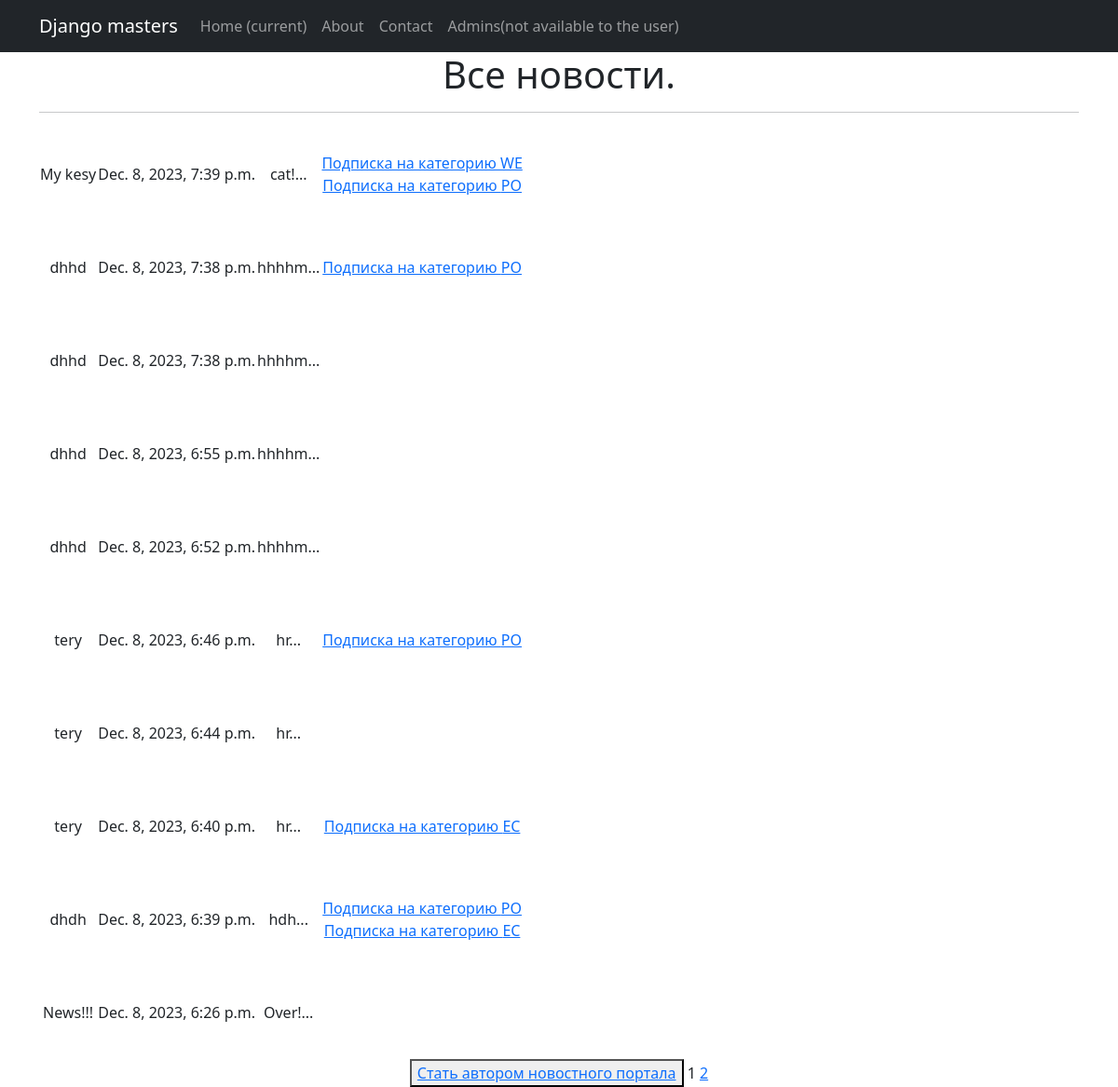
Before: /NewsPaper/ with the older database file.
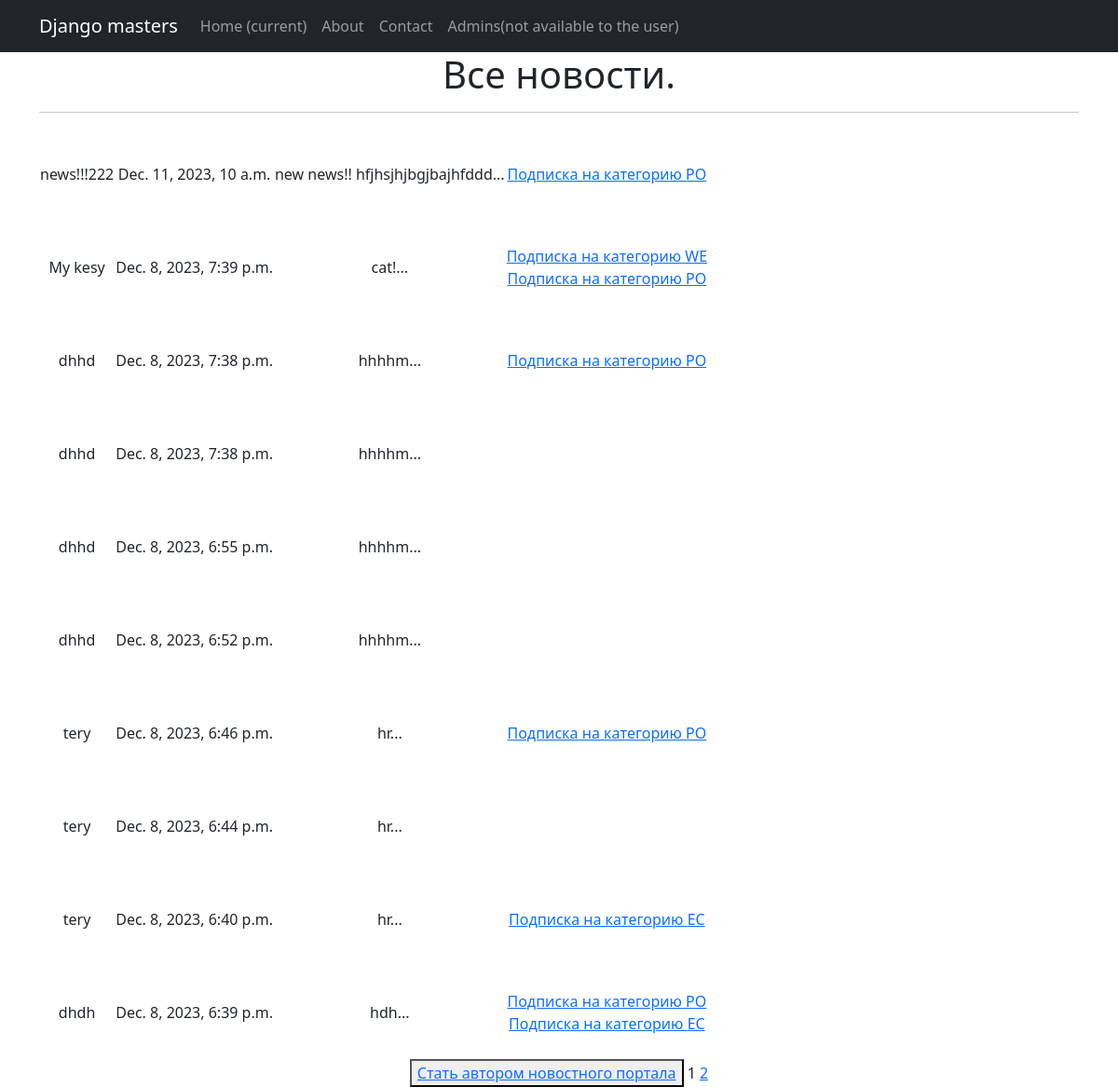
After: the same page with the newer database file.
### news/models.py (models this page shows, shortened)
class Post(models.Model):
    news = 'NE'
    article = 'AR'
    FIELD = [
        (news, 'Новость'),
        (article, 'Статья')
    ]
    article_or_news = models.CharField(max_length=2, choices=FIELD)
    data_time = models.DateTimeField(auto_now_add=True)
    name_news = models.CharField(max_length=255)
    text_news = models.TextField()
    rating_news = models.IntegerField(default=0)
    author_post = models.ForeignKey(Author, on_delete=models.CASCADE)
    post_category = models.ManyToManyField(Category, through='PostCategory')
    def preview(self):
        return self.text_news[0:124] + '...'

class Category(models.Model):
    world_events = 'WE'
    politics = 'PO'
    culture = 'CU'
    economics = 'EC'
    technology = 'TE'
    science = 'SC'
    CATEGORY_NEWS = [
        (world_events, 'События в мире'),
        (politics, 'Политика'),
        (culture, 'Культура'),
        (economics, 'Экономика'),
        (technology, 'Технологии'),
        (science, 'Наука')
    ]
    category_new = models.CharField(max_length=2, choices=CATEGORY_NEWS, unique=True)
    subscribers = models.ManyToManyField(User, through='AuthorCategory', related_name='categories')
    def __str__(self):
        return self.category_new

### news/views.py (the view)
# urls.py: path('', cache_page(60)(NewsList.as_view()), name='news_list'),
class NewsList(ListView):
    model = Post
    ordering = '-data_time'
    template_name = 'news.html'
    context_object_name = 'news'
    paginate_by = 10
    def get_queryset(self):
        queryset = super().get_queryset()
        self.filterset = NewsFilter(self.request.GET, queryset)
        return self.filterset.qs
    def get_context_data(self, **kwargs):
        context = super().get_context_data(**kwargs)
        context['is_not_premium'] = not self.request.user.groups.filter(name='authors').exists()
        context['filterset'] = self.filterset
        return context

### templates/news.html (shortened to what this page needs)
{% extends 'flatpages/default.html' %}
{% block content %}
<h1>Все новости.</h1>
<hr>
<table>
 {% for post in news %}
           <tr style="height: 100px;">
               <td style="height: 100px;">{{ post.name_news }}</td>
               <td style="height: 100px;">{{ post.data_time }}</td>
               <td style="height: 100px;">{{ post.preview }}</td>
               <td style="height: 100px;">
                   {% for category in post.post_category.all %}
                   <a href="categories/{{ category.id }}/" >Подписка на категорию {{ category }}<br></a>
                   {% endfor %}
               </td>
           </tr>
           {% endfor %}
</table>
{% if is_not_premium %}
<button> <a href="upgrade/"> Стать автором новостного портала</a> </button>
{% endif %}
   {{ page_obj.number }}
   {% if page_obj.has_next %}
       <a href="?page={{ page_obj.next_page_number }}">{{ page_obj.next_page_number }}</a>
   {% endif %}
{% endblock content %}

Changed rows visible on the page:
no longer on this page (row unchanged): Post: name_news "News!!!", data_time "Dec. 8, 2023, 6:26 p.m.", preview "Over!..."
added Post: name_news "news!!!222", data_time "Dec. 11, 2023, 10 a.m.", preview "new news!! hfjhsjhjbgjbajhfddd...", Category (category_new "PO")
